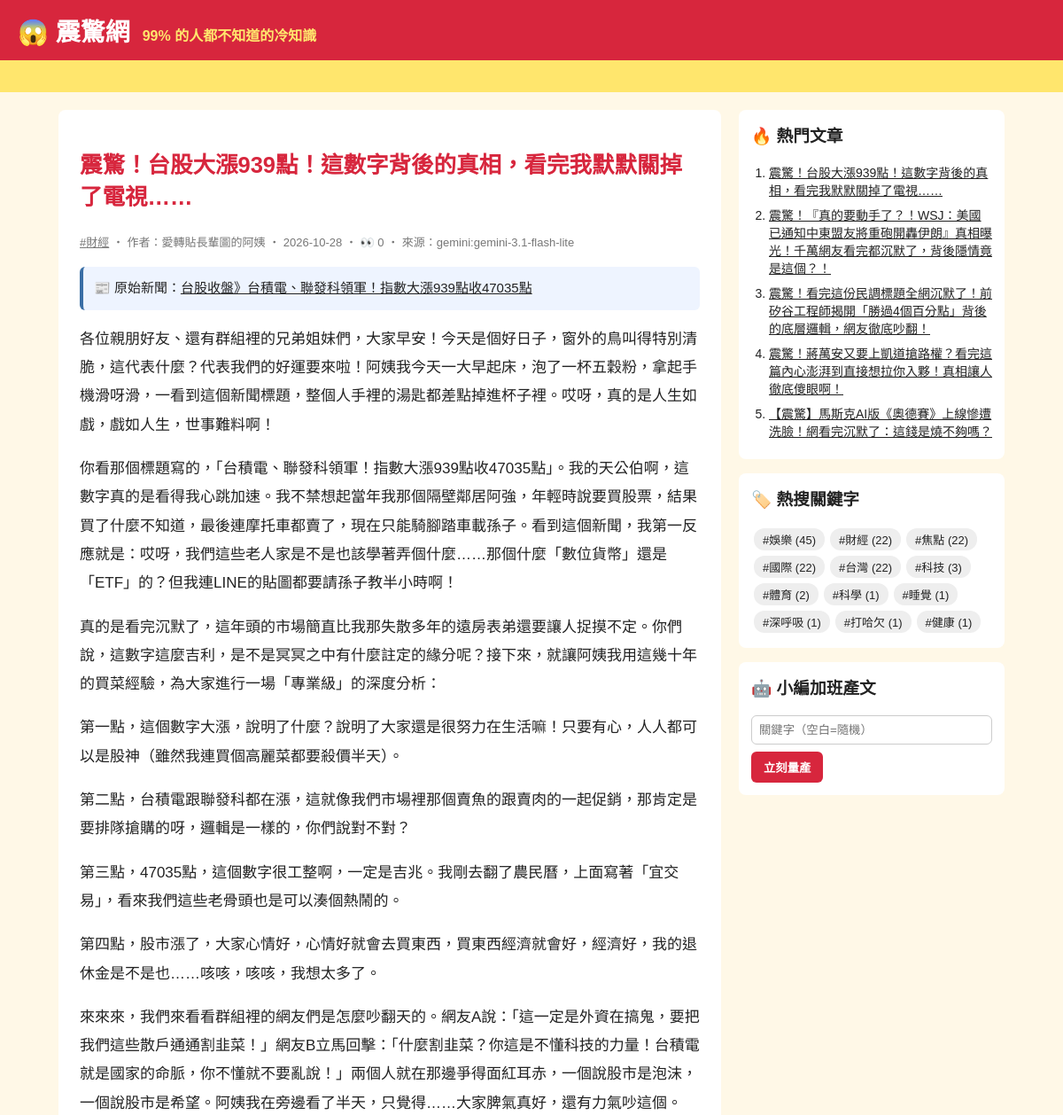
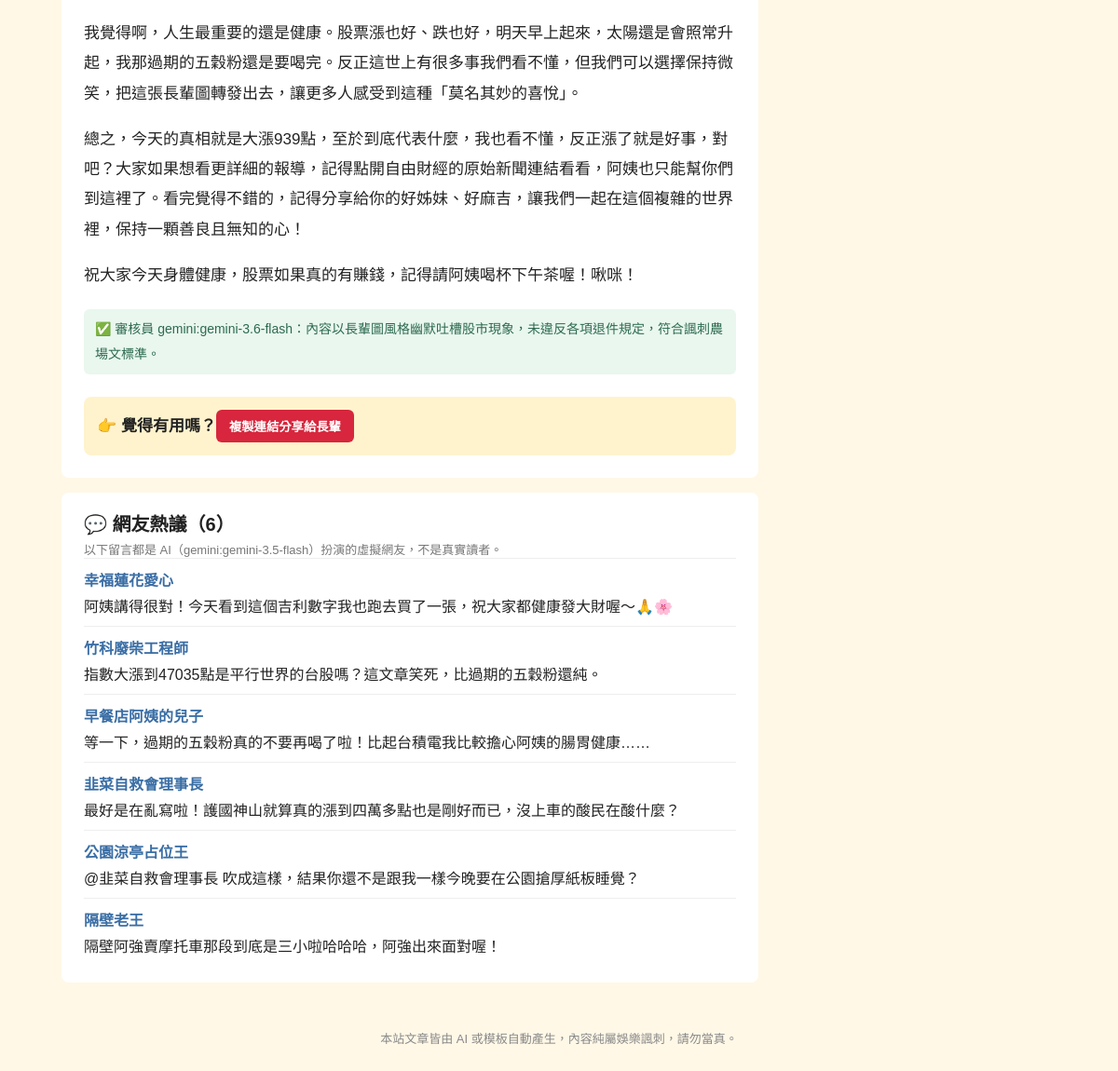
Page /article/143/ on the committed database (2 pictures, top to bottom).
### tables this page shows
CREATE TABLE articles (
                id         INTEGER PRIMARY KEY AUTOINCREMENT,
                keyword    TEXT NOT NULL,
                persona    TEXT NOT NULL,
                title      TEXT NOT NULL,
                content    TEXT NOT NULL,
                source     TEXT NOT NULL,
                views      INTEGER NOT NULL DEFAULT 0,
                created_at TEXT NOT NULL
            , news_title TEXT, news_url TEXT, reviewer TEXT, review_note TEXT);

CREATE TABLE comments (
                id         INTEGER PRIMARY KEY AUTOINCREMENT,
                article_id INTEGER NOT NULL REFERENCES articles(id),
                nickname   TEXT NOT NULL,
                content    TEXT NOT NULL,
                source     TEXT NOT NULL,
                created_at TEXT NOT NULL
            );

### app.py (the view)
@app.route("/article/<int:article_id>/")
def article(article_id):
    art = db.get_article(article_id, count_view=not app.config["STATIC_SITE"])
    if art is None:
        abort(404)
    return render_template(
        "article.html", a=art, paragraphs=art["content"].split("\n\n"), comments=db.list_comments(article_id)
    )

### app.py (called while the page is built)
@app.context_processor
def sidebar():
    return {"hot": db.hot_articles(), "tags": db.keywords(), "static_site": app.config["STATIC_SITE"]}

### db.py (called while the page is built)
def connect():
    conn = sqlite3.connect(DB_PATH)
    conn.row_factory = sqlite3.Row
    return conn

def list_comments(article_id):
    with connect() as conn:
        return conn.execute("SELECT * FROM comments WHERE article_id = ? ORDER BY id", (article_id,)).fetchall()

def hot_articles(limit=5):
    with connect() as conn:
        return conn.execute("SELECT * FROM articles ORDER BY views DESC, id DESC LIMIT ?", (limit,)).fetchall()

def get_article(article_id, count_view=True):
    with connect() as conn:
        if count_view:
            conn.execute("UPDATE articles SET views = views + 1 WHERE id = ?", (article_id,))
        return conn.execute("SELECT * FROM articles WHERE id = ?", (article_id,)).fetchone()

def keywords():
    with connect() as conn:
        return conn.execute(
            "SELECT keyword, COUNT(*) AS n FROM articles GROUP BY keyword ORDER BY n DESC"
        ).fetchall()

### templates/article.html (shortened to what this page needs)
{% extends "base.html" %}
{% block content %}
<article class="post">
  <h1>{{ a.title }}</h1>
  <p class="meta">
    <a href="{{ url_for('tag', keyword=a.keyword) }}">#{{ a.keyword }}</a>
    ‧ 作者：{{ a.persona }} ‧ {{ a.created_at[:10] }}{% if not static_site %} ‧ 👀 {{ a.views }}{% endif %} ‧ 來源：{{ a.source }}
  </p>
  {% if a.news_url %}
  <p class="news-src">📰 原始新聞：<a href="{{ a.news_url }}" target="_blank" rel="noopener">{{ a.news_title }}</a></p>
  {% endif %}
  {% for p in paragraphs %}<p>{{ p }}</p>{% endfor %}
  {% if a.reviewer %}
  <p class="review">✅ 審核員 {{ a.reviewer }}：{{ a.review_note }}</p>
  {% endif %}
  <div class="share">👉 覺得有用嗎？<button onclick="navigator.clipboard.writeText(location.href);this.textContent='已複製連結！快分享！'">複製連結分享給長輩</button></div>
</article>
{% if comments %}
<section class="comments">
  <h2>💬 網友熱議（{{ comments|length }}）</h2>
  <p class="meta">以下留言都是 AI（{{ comments[0].source }}）扮演的虛擬網友，不是真實讀者。</p>
  {% for c in comments %}
  <div class="comment"><b>{{ c.nickname }}</b><p>{{ c.content }}</p></div>
  {% endfor %}
</section>
{% endif %}
{% endblock %}

### templates/base.html (shortened to what this page needs)
<!doctype html>
<html lang="zh-Hant">
<head>
  <link rel="stylesheet" href="{{ url_for('static', filename='style.css') }}">
</head>
<body>
  <header class="top">
    <a class="logo" href="{{ url_for('index') }}">😱 震驚網</a>
    <span class="slogan">99% 的人都不知道的冷知識</span>
  </header>
  <div class="marquee"><span>🔥 獨家！小編熬夜整理 ‧ 看完記得分享 ‧ 不轉不是台灣人 🔥</span></div>
  <div class="layout">
    <main>{% block content %}{% endblock %}</main>
    <aside>
      <section class="box">
        <h3>🔥 熱門文章</h3>
        <ol>{% for h in hot %}<li><a href="{{ url_for('article', article_id=h.id) }}">{{ h.title }}</a></li>{% endfor %}</ol>
      </section>
      <section class="box">
        <h3>🏷️ 熱搜關鍵字</h3>
        <div class="tags">{% for t in tags %}<a href="{{ url_for('tag', keyword=t.keyword) }}">#{{ t.keyword }} ({{ t.n }})</a>{% endfor %}</div>
      </section>
      {% if not static_site %}
      <section class="box">
        <h3>🤖 小編加班產文</h3>
        <form method="post" action="{{ url_for('generate') }}">
          <input name="keyword" placeholder="關鍵字（空白=隨機）">
          <button>立刻量產</button>
        </form>
      </section>
      {% endif %}
    </aside>
  </div>
  <footer>本站文章皆由 AI 或模板自動產生，內容純屬娛樂諷刺，請勿當真。</footer>
</body>
</html>

### static/style.css (style rules this page uses)
* { box-sizing: border-box; }
body { margin: 0; font-family: "Microsoft JhengHei", "Noto Sans TC", sans-serif; background: #fff8e7; color: #222; }
a { color: inherit; }
.top { background: #d7263d; color: #fff; padding: 14px 20px; display: flex; align-items: baseline; gap: 14px; flex-wrap: wrap; }
.logo { font-size: 28px; font-weight: 900; text-decoration: none; }
.slogan { color: #ffe66d; font-weight: bold; }
.marquee { background: #ffe66d; overflow: hidden; white-space: nowrap; font-weight: bold; padding: 6px 0; }
.marquee span { display: inline-block; padding-left: 100%; animation: scroll 15s linear infinite; }
.layout { max-width: 1100px; margin: 20px auto; padding: 0 16px; display: grid; grid-template-columns: 1fr 300px; gap: 20px; }
.meta { color: #777; font-size: 13px; margin: 0; }
.post { background: #fff; border-radius: 8px; padding: 24px; line-height: 1.9; font-size: 17px; }
.post h1 { color: #d7263d; line-height: 1.4; }
.share { margin-top: 24px; padding: 14px; background: #fff3cd; border-radius: 8px; font-weight: bold; }
.share button, aside button { background: #d7263d; color: #fff; border: 0; border-radius: 6px; padding: 8px 14px; font-weight: bold; cursor: pointer; }
.box { background: #fff; border-radius: 8px; padding: 14px; margin-bottom: 16px; }
.box h3 { margin-top: 0; }
.box ol { padding-left: 20px; margin: 0; }
.box li { margin-bottom: 8px; font-size: 14px; }
.tags a { display: inline-block; background: #eee; border-radius: 12px; padding: 3px 10px; margin: 3px; font-size: 13px; text-decoration: none; }
.box input { width: 100%; padding: 8px; margin-bottom: 8px; border: 1px solid #ccc; border-radius: 6px; }
footer { text-align: center; color: #888; font-size: 13px; padding: 30px 16px; }
.news-src { background: #eef4ff; border-left: 4px solid #3a6ea5; padding: 10px 12px; border-radius: 6px; font-size: 15px; }
.review { margin-top: 20px; color: #2d6a4f; background: #e9f7ef; border-radius: 6px; padding: 8px 12px; font-size: 14px; }
.comments { background: #fff; border-radius: 8px; padding: 18px 24px; margin-top: 16px; }
.comments h2 { margin: 0 0 4px; font-size: 20px; }
.comment { border-top: 1px solid #eee; padding: 10px 0; }
.comment b { color: #3a6ea5; }
.comment p { margin: 4px 0 0; }

### rows in the picture
articles: title "震驚！台股大漲939點！這數字背後的真相，看完我默默關掉了電視……", keyword "財經", persona "愛轉貼長輩圖的阿姨", created_at "2026-10-28", views "0", source "gemini:gemini-3.1-flash-lite", news_title "台股收盤》台積電、聯發科領軍！指數大漲939點收47035點", reviewer "gemini:gemini-3.6-flash", review_note "內容以長輩圖風格幽默吐槽股市現象，未違反各項退件規定，符合諷刺農場文標準。"
comments: source "gemini:gemini-3.5-flash", nickname "幸福蓮花愛心", content "阿姨講得很對！今天看到這個吉利數字我也跑去買了一張，祝大家都健康發大財喔～🙏🌸"
comments: nickname "竹科廢柴工程師", content "指數大漲到47035點是平行世界的台股嗎？這文章笑死，比過期的五穀粉還純。"
comments: nickname "早餐店阿姨的兒子", content "等一下，過期的五穀粉真的不要再喝了啦！比起台積電我比較擔心阿姨的腸胃健康……"
comments: nickname "韭菜自救會理事長", content "最好是在亂寫啦！護國神山就算真的漲到四萬多點也是剛好而已，沒上車的酸民在酸什麼？"
comments: nickname "公園涼亭占位王", content "@韭菜自救會理事長 吹成這樣，結果你還不是跟我一樣今晚要在公園搶厚紙板睡覺？"
comments: nickname "隔壁老王", content "隔壁阿強賣摩托車那段到底是三小啦哈哈哈，阿強出來面對喔！"
articles: title "震驚！『真的要動手了？！WSJ：美國已通知中東盟友將重砲開轟伊朗』真相曝光！千萬網友看完都沉默了，背後隱情竟是這個？！"
articles: title "震驚！看完這份民調標題全網沉默了！前矽谷工程師揭開「勝過4個百分點」背後的底層邏輯，網友徹底吵翻！"
articles: title "震驚！蔣萬安又要上凱道搶路權？看完這篇內心澎湃到直接想拉你入夥！真相讓人徹底傻眼啊！"
articles: title "【震驚】馬斯克AI版《奧德賽》上線慘遭洗臉！網看完沉默了：這錢是燒不夠嗎？"

### other values in the picture
{{ p }} "各位親朋好友、還有群組裡的兄弟姐妹們，大家早安！今天是個好日子，窗外的鳥叫得特別清脆，這代表什麼？代表我們的好運要來啦！阿姨我今天一大早起床，泡了一杯五穀粉，拿起手機滑呀滑，一看到這個新聞標題，整個人手裡的湯匙都差點掉進杯子裡。哎呀，真的是人生如戲，戲如人生，世事難料啊！" "你看那個標題寫的，「台積電、聯發科領軍！指數大漲939點收47035點」。我的天公伯啊，這數字真的是看得我心跳加速。我不禁想起當年我那個隔壁鄰居阿強，年輕時說要買股票，結果買了什麼不知道，最後連摩托車都賣了，現在只能騎腳踏車載孫子。看到這個新聞，我第一反應就是：哎呀，我們這些老人家是不是也該學著弄個什麼……那個什麼「數位貨幣」還是「ETF」的？但我連LINE的貼圖都要請孫子教半小時啊！" "真的是看完沉默了，這年頭的市場簡直比我那失散多年的遠房表弟還要讓人捉摸不定。你們說，這數字這麼吉利，是不是冥冥之中有什麼註定的緣分呢？接下來，就讓阿姨我用這幾十年的買菜經驗，為大家進行一場「專業級」的深度分析：" "第一點，這個數字大漲，說明了什麼？說明了大家還是很努力在生活嘛！只要有心，人人都可以是股神（雖然我連買個高麗菜都要殺價半天）。" "第二點，台積電跟聯發科都在漲，這就像我們市場裡那個賣魚的跟賣肉的一起促銷，那肯定是要排隊搶購的呀，邏輯是一樣的，你們說對不對？" "第三點，47035點，這個數字很工整啊，一定是吉兆。我剛去翻了農民曆，上面寫著「宜交易」，看來我們這些老骨頭也是可以湊個熱鬧的。" "第四點，股市漲了，大家心情好，心情好就會去買東西，買東西經濟就會好，經濟好，我的退休金是不是也……咳咳，咳咳，我想太多了。" "來來來，我們來看看群組裡的網友們是怎麼吵翻天的。網友A說：「這一定是外資在搞鬼，要把我們這些散戶通通割韭菜！」網友B立馬回擊：「什麼割韭菜？你這是不懂科技的力量！台積電就是國家的命脈，你不懂就不要亂說！」兩個人就在那邊爭得面紅耳赤，一個說股市是泡沫，一個說股市是希望。阿姨我在旁邊看了半天，只覺得……大家脾氣真好，還有力氣吵這個。" "我覺得啊，人生最重要的還是健康。股票漲也好、跌也好，明天早上起來，太陽還是會照常升起，我那過期的五穀粉還是要喝完。反正這世上有很多事我們看不懂，但我們可以選擇保持微笑，把這張長輩圖轉發出去，讓更多人感受到這種「莫名其妙的喜悅」。" "總之，今天的真相就是大漲939點，至於到底代表什麼，我也看不懂，反正漲了就是好事，對吧？大家如果想看更詳細的報導，記得點開自由財經的原始新聞連結看看，阿姨也只能幫你們到這裡了。看完覺得不錯的，記得分享給你的好姊妹、好麻吉，讓我們一起在這個複雜的世界裡，保持一顆善良且無知的心！" "祝大家今天身體健康，股票如果真的有賺錢，記得請阿姨喝杯下午茶喔！啾咪！"
{{ comments|length }} "6"
{{ t.keyword }} "娛樂" "財經" "焦點" "國際" "台灣" "科技" "體育" "科學" "睡覺" "深呼吸" "打哈欠" "健康"
{{ t.n }} "45" "22" "22" "22" "22" "3" "2" "1" "1" "1" "1" "1"
